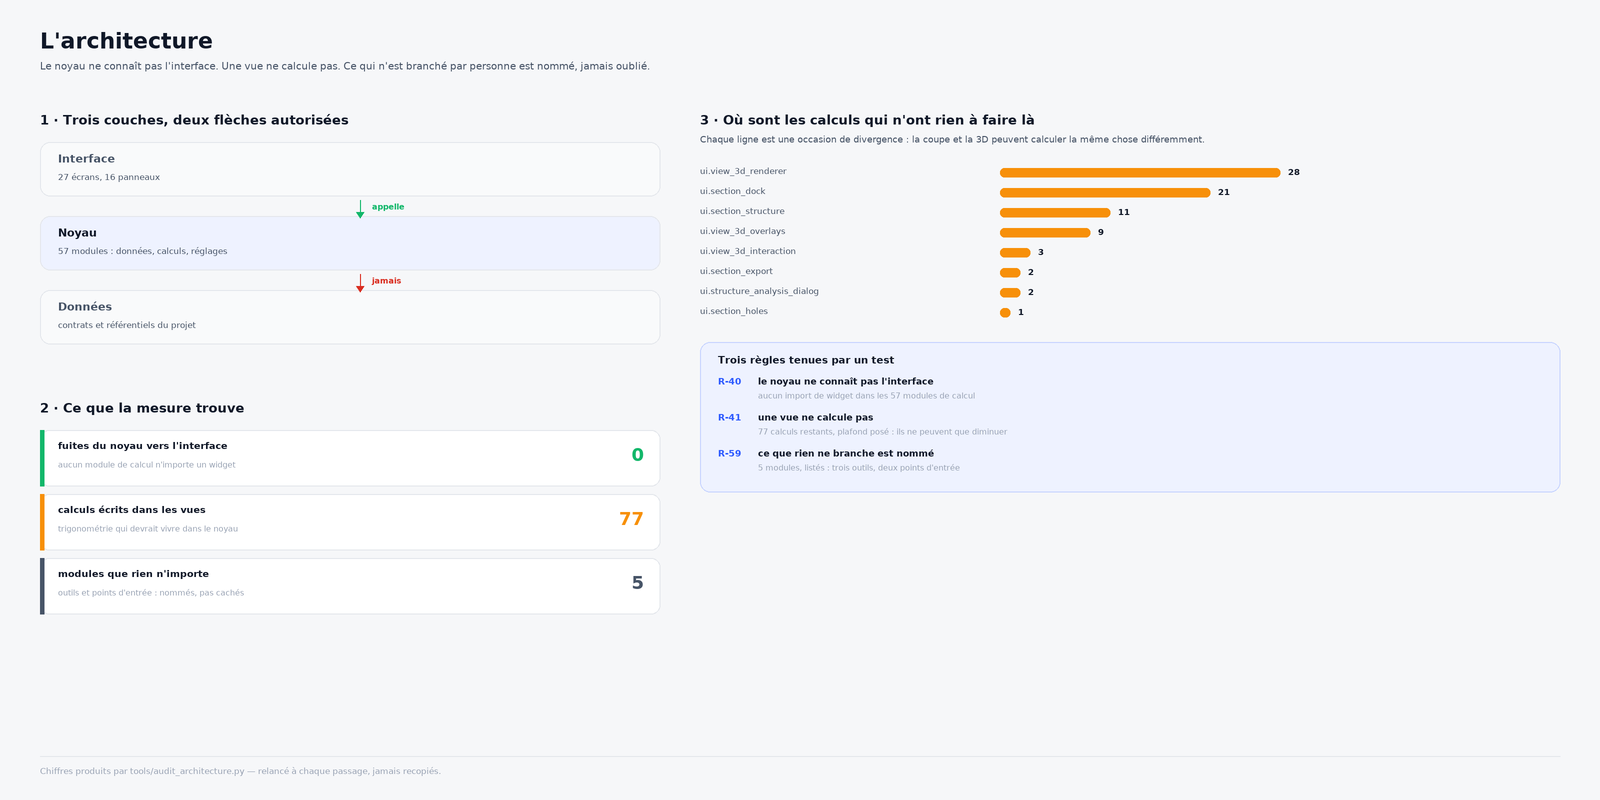

This figure's Python source:
"""Planche 30 — l'architecture : qui a le droit de voir qui.

    python3 maquettes/30_architecture.py

Rien n'est dessiné à la main : les chiffres viennent de
`specs/data/architecture.json`, produit par `tools/audit_architecture.py`.
"""
from __future__ import annotations

import json
import os

from PIL import Image, ImageDraw, ImageFont

OUT = os.path.dirname(os.path.abspath(__file__))
DONNEES = os.path.join(OUT, "..", "specs", "data")
THEME = json.load(open(os.path.join(DONNEES, "theme.json"), encoding="utf-8"))
AUDIT = json.load(open(os.path.join(DONNEES, "architecture.json"),
                       encoding="utf-8"))
T = THEME["clair"]
S = 2
W, H = 1600, 800
POL = {False: "/usr/share/fonts/truetype/dejavu/DejaVuSans.ttf",
       True: "/usr/share/fonts/truetype/dejavu/DejaVuSans-Bold.ttf"}


def f(t, g=False):
    return ImageFont.truetype(POL[g], int(t * S))


img = Image.new("RGB", (W * S, H * S), T["bg"])
d = ImageDraw.Draw(img)


def txt(x, y, t, sz=10, col=None, g=False, a=None):
    d.text((x * S, y * S), t, font=f(sz, g), fill=col or T["ink"], anchor=a)


def rect(x, y, w, h, fill=None, stroke=None, r=8, ep=1):
    d.rounded_rectangle([x * S, y * S, (x + w) * S, (y + h) * S],
                        radius=int(r * S), fill=fill, outline=stroke,
                        width=max(1, int(ep * S)))


def ligne(x1, y1, x2, y2, col=None, ep=1, tiret=None):
    if tiret:
        # traits pointillés : dessinés à la main, PIL ne les connaît pas
        import math
        dx, dy = x2 - x1, y2 - y1
        dist = math.hypot(dx, dy)
        pas = tiret[0] + tiret[1]
        n = int(dist / pas)
        for k in range(n + 1):
            a = k * pas / dist
            b = min(1.0, (k * pas + tiret[0]) / dist)
            d.line([(x1 + dx * a) * S, (y1 + dy * a) * S,
                    (x1 + dx * b) * S, (y1 + dy * b) * S],
                   fill=col or T["border"], width=int(ep * S))
        return
    d.line([x1 * S, y1 * S, x2 * S, y2 * S], fill=col or T["border"],
           width=int(ep * S))


def fleche(x, y, dy=26, col=None, ep=1.4, tiret=None):
    ligne(x, y, x, y + dy, col, ep, tiret)
    d.polygon([((x - 4) * S, (y + dy) * S), ((x + 4) * S, (y + dy) * S),
               (x * S, (y + dy + 6) * S)], fill=col or T["border"])


txt(40, 28, "L'architecture", 22, T["ink"], True)
txt(40, 60, "Le noyau ne connaît pas l'interface. Une vue ne calcule pas. "
    "Ce qui n'est branché par personne est nommé, jamais oublié.",
    10.2, T["ink_2"])

# ══ 1 · les trois couches
y = 112
txt(40, y, "1 · Trois couches, deux flèches autorisées", 13, T["ink"], True)
y += 30

COUCHES = [("Interface", "27 écrans, 16 panneaux", T["surface_2"], T["ink_2"]),
           ("Noyau", f"{AUDIT['modules_noyau']} modules : données, calculs, "
            "réglages", T["accent_soft"], T["ink"]),
           ("Données", "contrats et référentiels du projet", T["surface_2"],
            T["ink_2"])]
yy = y
for nom, quoi, fond, encre in COUCHES:
    rect(40, yy, 620, 54, fond, T["border"], 10)
    txt(58, yy + 10, nom, 11, encre, True)
    txt(58, yy + 30, quoi, 8.6, T["ink_2"])
    yy += 74

# flèches : interface → noyau (permis), noyau ↛ interface (interdit)
fleche(360, y + 58, 12, T["ok"])
txt(372, y + 60, "appelle", 8.4, T["ok"], True)
fleche(360, y + 132, 12, T["block"])
txt(372, y + 134, "jamais", 8.4, T["block"], True)

# ══ 2 · la mesure
y = 400
txt(40, y, "2 · Ce que la mesure trouve", 13, T["ink"], True)
y += 30
mesures = [
    (str(len(AUDIT["fuites_noyau"])), "fuites du noyau vers l'interface",
     "aucun module de calcul n'importe un widget", T["ok"]),
    (str(AUDIT["calculs_dans_les_vues"]), "calculs écrits dans les vues",
     "trigonométrie qui devrait vivre dans le noyau", T["warn"]),
    (str(len(AUDIT["modules_jamais_importes"])), "modules que rien n'importe",
     "outils et points d'entrée : nommés, pas cachés", T["ink_2"]),
]
for val, quoi, note, col in mesures:
    rect(40, y, 620, 56, T["surface"], T["border"], 9)
    rect(40, y, 4, 56, col, None, 0)
    txt(58, y + 10, quoi, 9.6, T["ink"], True)
    txt(58, y + 30, note, 8.2, T["ink_3"])
    txt(644, y + 14, val, 18, col, True, "ra")
    y += 64

# ══ 3 · les calculs, fichier par fichier
D = 700
y = 112
txt(D, y, "3 · Où sont les calculs qui n'ont rien à faire là", 13, T["ink"],
    True)
txt(D, y + 22, "Chaque ligne est une occasion de divergence : la coupe et la "
    "3D peuvent calculer la même chose différemment.", 9.2, T["ink_2"])
y += 54
calculs = AUDIT["fichiers_de_vue_avec_calcul"]
maxi = max(calculs.values()) if calculs else 1
for rel, n in list(calculs.items())[:8]:
    txt(D, y, rel.replace("DrillMaster.", ""), 8.8, T["ink_2"])
    rect(D + 300, y + 2, max(6, n / maxi * 280), 9, T["warn"], None, 4)
    txt(D + 300 + max(6, n / maxi * 280) + 8, y + 1, str(n), 8.6, T["ink"], True)
    y += 20

# ══ 4 · les règles
y += 16
rect(D, y, 860, 150, T["accent_soft"], T["accent_line"], 10)
txt(D + 18, y + 12, "Trois règles tenues par un test", 10.4, T["ink"], True)
regles = [
    ("R-40", "le noyau ne connaît pas l'interface",
     "aucun import de widget dans les 57 modules de calcul"),
    ("R-41", "une vue ne calcule pas",
     "77 calculs restants, plafond posé : ils ne peuvent que diminuer"),
    ("R-59", "ce que rien ne branche est nommé",
     "5 modules, listés : trois outils, deux points d'entrée"),
]
for k, (num, titre, quoi) in enumerate(regles):
    yy = y + 34 + k * 36
    txt(D + 18, yy, num, 9, T["accent"], True)
    txt(D + 58, yy, titre, 9.4, T["ink"], True)
    txt(D + 58, yy + 15, quoi, 8.2, T["ink_3"])

# ── pied
ligne(40, H - 44, 1560, H - 44)
txt(40, H - 34, "Chiffres produits par tools/audit_architecture.py — "
    "relancé à chaque passage, jamais recopiés.", 8.6, T["ink_3"])

img.resize((W, H), Image.LANCZOS).save(os.path.join(OUT, "30_architecture.png"))
print("écrit maquettes/30_architecture.png")
